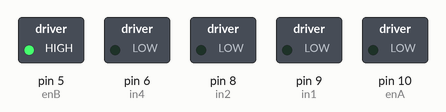
The sketch below on a simulated Arduino Uno, built with avr-gcc and run on an emulated ATmega328P. On the bench: switched loads named in the sketch (green lamp = pin HIGH).

Above: at 0.1 s.
Timing chart, 0 to 1.6 s (numbered marks = the images above):
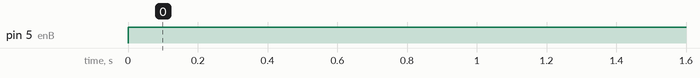

The sketch:

motor_controller.ino
```cpp
int enA = 10;
int in1 = 9;
int in2 = 8;
// motor two
int enB = 5;
int in3 = 5;
int in4 = 6;
void setup()
{
  // set all the motor control pins to outputs
  pinMode(enA, OUTPUT);
  pinMode(enB, OUTPUT);
  pinMode(in1, OUTPUT);
  pinMode(in2, OUTPUT);
  pinMode(in3, OUTPUT);
  pinMode(in4, OUTPUT);
}
void loop()
{
  // this function will run the motors in both directions at a fixed speed
  // turn on motor A
  digitalWrite(in3, HIGH);
  digitalWrite(in4, LOW);
  // set speed to 200 out of possible range 0~255
}
```

Measured:
- by itself, pin 5 (enB): LOW → HIGH at 0.00 s
